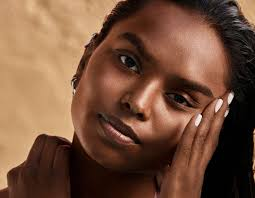
#> input picture python/project-opencv-color_spaces/image1_sharp.jpeg, 255 x 198 px
$ python test.py image1_sharp.jpeg
#> lines starting #> are read from the running program, lines starting #| are printed output that depends on the picture
import cv2 as cv
import numpy as np
import sys

def main():

	img = cv.imread(sys.argv[1], -1)
#> img is the input picture: shape (198, 255, 3); mean B, G, R 59.2, 80.3, 116.3
	if img is None:
		sys.exit("unable to read")
	rgbImg = cv.cvtColor(img, cv.COLOR_BGR2RGB)
	cv.imwrite("rgbImg.jpg", rgbImg)
	hsvImg = cv.cvtColor(img, cv.COLOR_BGR2HSV)
#> hsvImg: shape (198, 255, 3); mean H, S, V 13.3, 139.3, 116.3
	cv.imwrite("hsvImg.jpg", hsvImg)
	labImg = cv.cvtColor(img, cv.COLOR_BGR2Lab)
#> labImg: shape (198, 255, 3); mean of channels 0, 1, 2 92.8, 140.2, 145.7
	cv.imwrite("labImg.jpg", labImg)
	grayscaleImg = cv.cvtColor(img, cv.COLOR_BGR2GRAY)
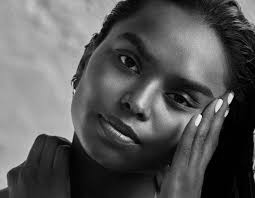
#> grayscaleImg: shape (198, 255); min 0, max 244, mean 88.7
	cv.imwrite("grayscale.jpg", grayscaleImg)
	blurredImg = cv.GaussianBlur(img, (5, 5), 0, 0) #whole window
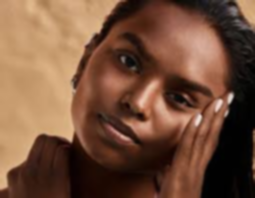
#> blurredImg: shape (198, 255, 3); mean B, G, R 59.1, 80.3, 116.2
	cv.imwrite("blurred.jpg", blurredImg)
	customKernel = np.array([[0, -1, 0],
				             [-1, 5, -1],
            				 [0, -1, 0]], dtype=np.float32)
	customKernel /= 5.0
	sharpenedImg = cv.filter2D(blurredImg, -1, customKernel)
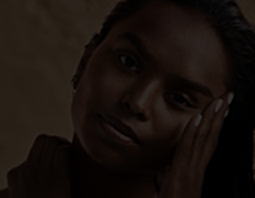
#> sharpenedImg: shape (198, 255, 3); mean B, G, R 11.8, 16.1, 23.3
	cv.imwrite("sharpened.jpg", sharpenedImg)
	medianBlurredImg = cv.medianBlur(img, 5)
	cv.imwrite("median.jpg", medianBlurredImg)
	cv.imshow("RGB image", rgbImg)
	cv.imshow("HSV image", hsvImg)
	cv.imshow("Lab image", labImg)
	cv.imshow("Grayscale image", grayscaleImg)
	cv.imshow("Sharpened Image", sharpenedImg)
	cv.imshow("Median blurred image", medianBlurredImg)
	cv.waitKey(0)
	cv.destroyAllWindows()

if __name__ == "__main__":
	main()
